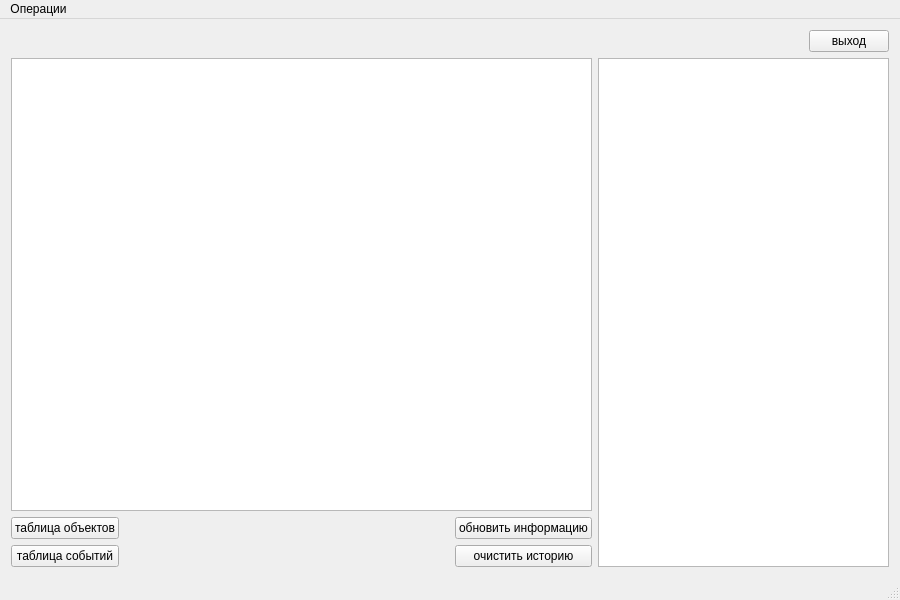
<?xml version="1.0" encoding="UTF-8"?>
<ui version="4.0">
 <class>MainWindow</class>
 <widget class="QMainWindow" name="MainWindow">
  <property name="geometry">
   <rect>
    <x>0</x>
    <y>0</y>
    <width>900</width>
    <height>600</height>
   </rect>
  </property>
  <property name="windowTitle">
   <string>MainWindow</string>
  </property>
  <widget class="QWidget" name="centralWidget">
   <layout class="QGridLayout" name="gridLayout_3" rowstretch="0,0" columnstretch="2,1">
    <item row="0" column="1">
     <layout class="QHBoxLayout" name="horizontalLayout">
      <item>
       <spacer name="horizontalSpacer_2">
        <property name="orientation">
         <enum>Qt::Horizontal</enum>
        </property>
        <property name="sizeHint" stdset="0">
         <size>
          <width>40</width>
          <height>20</height>
         </size>
        </property>
       </spacer>
      </item>
      <item>
       <widget class="QPushButton" name="exitButton">
        <property name="text">
         <string>выход</string>
        </property>
       </widget>
      </item>
     </layout>
    </item>
    <item row="1" column="0">
     <layout class="QGridLayout" name="gridLayout_2">
      <item row="0" column="0">
       <widget class="QTableView" name="tableView"/>
      </item>
      <item row="1" column="0">
       <layout class="QGridLayout" name="gridLayout">
        <item row="0" column="0">
         <layout class="QVBoxLayout" name="verticalLayout">
          <item>
           <widget class="QPushButton" name="combObjTableBut">
            <property name="text">
             <string>таблица объектов</string>
            </property>
           </widget>
          </item>
          <item>
           <widget class="QPushButton" name="logTableBut_3">
            <property name="text">
             <string>таблица событий</string>
            </property>
           </widget>
          </item>
         </layout>
        </item>
        <item row="0" column="1">
         <spacer name="horizontalSpacer">
          <property name="orientation">
           <enum>Qt::Horizontal</enum>
          </property>
          <property name="sizeHint" stdset="0">
           <size>
            <width>40</width>
            <height>20</height>
           </size>
          </property>
         </spacer>
        </item>
        <item row="0" column="2">
         <layout class="QVBoxLayout" name="verticalLayout_2">
          <item>
           <widget class="QPushButton" name="updBut">
            <property name="text">
             <string>обновить информацию</string>
            </property>
           </widget>
          </item>
          <item>
           <widget class="QPushButton" name="clearBut">
            <property name="text">
             <string>очистить историю</string>
            </property>
           </widget>
          </item>
         </layout>
        </item>
       </layout>
      </item>
     </layout>
    </item>
    <item row="1" column="1">
     <widget class="QTextEdit" name="logField"/>
    </item>
   </layout>
  </widget>
  <widget class="QStatusBar" name="statusBar"/>
  <widget class="QMenuBar" name="mainMenuBar">
   <property name="geometry">
    <rect>
     <x>0</x>
     <y>0</y>
     <width>900</width>
     <height>26</height>
    </rect>
   </property>
   <widget class="QMenu" name="operations">
    <property name="title">
     <string>Операции</string>
    </property>
    <addaction name="itemSendCoord"/>
   </widget>
   <addaction name="operations"/>
  </widget>
  <action name="itemSendCoord">
   <property name="text">
    <string>Отправить данные о местоположении</string>
   </property>
  </action>
 </widget>
 <layoutdefault spacing="6" margin="11"/>
 <resources/>
 <connections/>
</ui>
